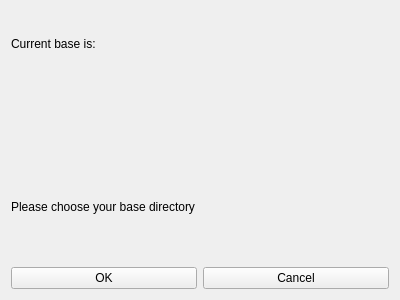
<?xml version="1.0" encoding="UTF-8"?>
<ui version="4.0">
 <class>BasePathForm</class>
 <widget class="QWidget" name="BasePathForm">
  <property name="geometry">
   <rect>
    <x>0</x>
    <y>0</y>
    <width>400</width>
    <height>300</height>
   </rect>
  </property>
  <property name="windowTitle">
   <string>Form</string>
  </property>
  <layout class="QVBoxLayout" name="verticalLayout_4">
   <item>
    <layout class="QVBoxLayout" name="verticalLayout_3">
     <item>
      <layout class="QVBoxLayout" name="verticalLayout_2">
       <item>
        <widget class="QLabel" name="currentMsgLabel">
         <property name="text">
          <string>Current base is:</string>
         </property>
        </widget>
       </item>
       <item>
        <widget class="QLabel" name="currPathLabel">
         <property name="text">
          <string/>
         </property>
        </widget>
       </item>
      </layout>
     </item>
     <item>
      <layout class="QVBoxLayout" name="verticalLayout">
       <item>
        <widget class="QLabel" name="fixedMsgLabel">
         <property name="text">
          <string>Please choose your base directory</string>
         </property>
        </widget>
       </item>
       <item>
        <layout class="QHBoxLayout" name="horizontalLayout">
         <item>
          <widget class="QPushButton" name="okButton">
           <property name="text">
            <string>OK</string>
           </property>
          </widget>
         </item>
         <item>
          <widget class="QPushButton" name="cancelButton">
           <property name="text">
            <string>Cancel</string>
           </property>
          </widget>
         </item>
        </layout>
       </item>
      </layout>
     </item>
    </layout>
   </item>
  </layout>
 </widget>
 <resources/>
 <connections/>
</ui>
